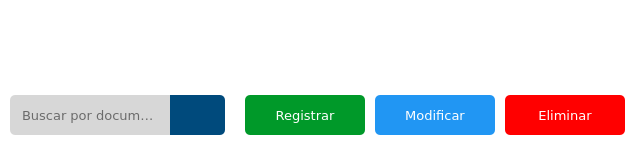
                  <widget class="QFrame" name="frameArriba">
                   <property name="minimumSize">
                    <size>
                     <width>0</width>
                     <height>150</height>
                    </size>
                   </property>
                   <property name="maximumSize">
                    <size>
                     <width>16777215</width>
                     <height>150</height>
                    </size>
                   </property>
                   <property name="frameShape">
                    <enum>QFrame::NoFrame</enum>
                   </property>
                   <property name="frameShadow">
                    <enum>QFrame::Raised</enum>
                   </property>
                   <layout class="QVBoxLayout" name="verticalLayout_8">
                    <property name="spacing">
                     <number>0</number>
                    </property>
                    <property name="leftMargin">
                     <number>0</number>
                    </property>
                    <property name="topMargin">
                     <number>0</number>
                    </property>
                    <property name="rightMargin">
                     <number>0</number>
                    </property>
                    <property name="bottomMargin">
                     <number>0</number>
                    </property>
                    <item>
                     <widget class="QFrame" name="frameCinco">
                      <property name="minimumSize">
                       <size>
                        <width>0</width>
                        <height>80</height>
                       </size>
                      </property>
                      <property name="maximumSize">
                       <size>
                        <width>16777215</width>
                        <height>80</height>
                       </size>
                      </property>
                      <property name="styleSheet">
                       <string notr="true">QFrame{
	background-color: #fff;
}</string>
                      </property>
                      <property name="frameShape">
                       <enum>QFrame::NoFrame</enum>
                      </property>
                      <property name="frameShadow">
                       <enum>QFrame::Raised</enum>
                      </property>
                      <layout class="QVBoxLayout" name="verticalLayout_9">
                       <property name="spacing">
                        <number>0</number>
                       </property>
                       <property name="leftMargin">
                        <number>0</number>
                       </property>
                       <property name="topMargin">
                        <number>0</number>
                       </property>
                       <property name="rightMargin">
                        <number>0</number>
                       </property>
                       <property name="bottomMargin">
                        <number>0</number>
                       </property>
                       <item>
                        <widget class="QLabel" name="imgTituloClientes">
                         <property name="font">
                          <font>
                           <family>Verdana</family>
                           <pointsize>20</pointsize>
                          </font>
                         </property>
                         <property name="text">
                          <string/>
                         </property>
                         <property name="pixmap">
                          <pixmap>../Imagenes/cliente.png</pixmap>
                         </property>
                         <property name="scaledContents">
                          <bool>false</bool>
                         </property>
                         <property name="alignment">
                          <set>Qt::AlignCenter</set>
                         </property>
                        </widget>
                       </item>
                      </layout>
                     </widget>
                    </item>
                    <item>
                     <widget class="QFrame" name="frameSeis">
                      <property name="styleSheet">
                       <string notr="true">QFrame{
	background-color: #fff;
}</string>
                      </property>
                      <property name="frameShape">
                       <enum>QFrame::NoFrame</enum>
                      </property>
                      <property name="frameShadow">
                       <enum>QFrame::Raised</enum>
                      </property>
                      <layout class="QVBoxLayout" name="verticalLayout_10">
                       <property name="spacing">
                        <number>0</number>
                       </property>
                       <property name="leftMargin">
                        <number>0</number>
                       </property>
                       <property name="topMargin">
                        <number>0</number>
                       </property>
                       <property name="rightMargin">
                        <number>0</number>
                       </property>
                       <property name="bottomMargin">
                        <number>0</number>
                       </property>
                       <item>
                        <layout class="QHBoxLayout" name="layoutUno">
                         <property name="spacing">
                          <number>0</number>
                         </property>
                         <item>
                          <layout class="QHBoxLayout" name="layoutUnoUno">
                           <property name="spacing">
                            <number>0</number>
                           </property>
                           <property name="leftMargin">
                            <number>10</number>
                           </property>
                           <property name="rightMargin">
                            <number>10</number>
                           </property>
                           <item>
                            <widget class="QLineEdit" name="txtBuscarCliente">
                             <property name="minimumSize">
                              <size>
                               <width>0</width>
                               <height>40</height>
                              </size>
                             </property>
                             <property name="maximumSize">
                              <size>
                               <width>16777215</width>
                               <height>40</height>
                              </size>
                             </property>
                             <property name="font">
                              <font>
                               <family>Verdana</family>
                               <pointsize>10</pointsize>
                              </font>
                             </property>
                             <property name="focusPolicy">
                              <enum>Qt::ClickFocus</enum>
                             </property>
                             <property name="styleSheet">
                              <string notr="true">QLineEdit{
	background-color: #d7d7d7;
	border: none;
	border-top-left-radius: 5px;
	border-bottom-left-radius: 5px;
	padding: 10px;
}
QLineEdit:focus {
	border: 2px solid rgb(91, 101, 124);
}</string>
                             </property>
                             <property name="maxLength">
                              <number>12</number>
                             </property>
                             <property name="placeholderText">
                              <string>Buscar por documento..</string>
                             </property>
                             <property name="clearButtonEnabled">
                              <bool>true</bool>
                             </property>
                            </widget>
                           </item>
                           <item>
                            <widget class="QPushButton" name="btnBuscarCliente">
                             <property name="minimumSize">
                              <size>
                               <width>55</width>
                               <height>40</height>
                              </size>
                             </property>
                             <property name="maximumSize">
                              <size>
                               <width>55</width>
                               <height>40</height>
                              </size>
                             </property>
                             <property name="font">
                              <font>
                               <family>Verdana</family>
                               <pointsize>10</pointsize>
                              </font>
                             </property>
                             <property name="cursor">
                              <cursorShape>PointingHandCursor</cursorShape>
                             </property>
                             <property name="focusPolicy">
                              <enum>Qt::NoFocus</enum>
                             </property>
                             <property name="styleSheet">
                              <string notr="true">QPushButton{
	background-color: #004A7C;
	border:none;
	border-top-right-radius: 5px;
	border-bottom-right-radius: 5px;
	padding-left: 15px;
	padding-right: 15px;
}
QPushButton:hover{
	background-color: #003356;
}</string>
                             </property>
                             <property name="text">
                              <string/>
                             </property>
                             <property name="icon">
                              <iconset resource="../Iconos/Iconos.qrc">
                               <normaloff>:/Iconos/buscar.png</normaloff>:/Iconos/buscar.png</iconset>
                             </property>
                             <property name="iconSize">
                              <size>
                               <width>20</width>
                               <height>20</height>
                              </size>
                             </property>
                            </widget>
                           </item>
                          </layout>
                         </item>
                         <item>
                          <layout class="QHBoxLayout" name="layoutUnoDos">
                           <property name="spacing">
                            <number>10</number>
                           </property>
                           <property name="leftMargin">
                            <number>10</number>
                           </property>
                           <property name="rightMargin">
                            <number>10</number>
                           </property>
                           <item>
                            <widget class="QPushButton" name="btnRegistrarCliente">
                             <property name="minimumSize">
                              <size>
                               <width>120</width>
                               <height>40</height>
                              </size>
                             </property>
                             <property name="maximumSize">
                              <size>
                               <width>120</width>
                               <height>40</height>
                              </size>
                             </property>
                             <property name="font">
                              <font>
                               <family>Verdana</family>
                               <pointsize>10</pointsize>
                              </font>
                             </property>
                             <property name="cursor">
                              <cursorShape>PointingHandCursor</cursorShape>
                             </property>
                             <property name="focusPolicy">
                              <enum>Qt::NoFocus</enum>
                             </property>
                             <property name="styleSheet">
                              <string notr="true">QPushButton{
	background-color: #009929;
	border:none;
	border-radius: 5px;
	color:#fff;
	padding-left: 15px;
	padding-right: 15px;
}
QPushButton:hover{
	background-color: #005d16;
}</string>
                             </property>
                             <property name="text">
                              <string>Registrar</string>
                             </property>
                             <property name="icon">
                              <iconset resource="../Iconos/Iconos.qrc">
                               <normaloff>:/Iconos/agregar.png</normaloff>:/Iconos/agregar.png</iconset>
                             </property>
                             <property name="iconSize">
                              <size>
                               <width>20</width>
                               <height>20</height>
                              </size>
                             </property>
                            </widget>
                           </item>
                           <item>
                            <widget class="QPushButton" name="btnModificarCliente">
                             <property name="minimumSize">
                              <size>
                               <width>120</width>
                               <height>40</height>
                              </size>
                             </property>
                             <property name="maximumSize">
                              <size>
                               <width>120</width>
                               <height>40</height>
                              </size>
                             </property>
                             <property name="font">
                              <font>
                               <family>Verdana</family>
                               <pointsize>10</pointsize>
                              </font>
                             </property>
                             <property name="cursor">
                              <cursorShape>PointingHandCursor</cursorShape>
                             </property>
                             <property name="focusPolicy">
                              <enum>Qt::NoFocus</enum>
                             </property>
                             <property name="styleSheet">
                              <string notr="true">QPushButton{
	background-color: #2196f3;
	border:none;
	border-radius: 5px;
	color:#fff;
	padding-left: 15px;
	padding-right: 15px;
}
QPushButton:hover{
	background-color: #155db1;
}
</string>
                             </property>
                             <property name="text">
                              <string>Modificar</string>
                             </property>
                             <property name="icon">
                              <iconset resource="../Iconos/Iconos.qrc">
                               <normaloff>:/Iconos/modificar.png</normaloff>:/Iconos/modificar.png</iconset>
                             </property>
                             <property name="iconSize">
                              <size>
                               <width>20</width>
                               <height>20</height>
                              </size>
                             </property>
                            </widget>
                           </item>
                           <item>
                            <widget class="QPushButton" name="btnEliminarCliente">
                             <property name="minimumSize">
                              <size>
                               <width>120</width>
                               <height>40</height>
                              </size>
                             </property>
                             <property name="maximumSize">
                              <size>
                               <width>120</width>
                               <height>40</height>
                              </size>
                             </property>
                             <property name="font">
                              <font>
                               <family>Verdana</family>
                               <pointsize>10</pointsize>
                              </font>
                             </property>
                             <property name="cursor">
                              <cursorShape>PointingHandCursor</cursorShape>
                             </property>
                             <property name="focusPolicy">
                              <enum>Qt::NoFocus</enum>
                             </property>
                             <property name="styleSheet">
                              <string notr="true">QPushButton{
	background-color: #ff0000;
	border:none;
	border-radius: 5px;
	color:#fff;
	padding-left: 15px;
	padding-right: 15px;
}
QPushButton:hover{
	background-color: #b10005;
}</string>
                             </property>
                             <property name="text">
                              <string>Eliminar</string>
                             </property>
                             <property name="icon">
                              <iconset resource="../Iconos/Iconos.qrc">
                               <normaloff>:/Iconos/eliminar.png</normaloff>:/Iconos/eliminar.png</iconset>
                             </property>
                             <property name="iconSize">
                              <size>
                               <width>20</width>
                               <height>20</height>
                              </size>
                             </property>
                            </widget>
                           </item>
                          </layout>
                         </item>
                        </layout>
                       </item>
                      </layout>
                     </widget>
                    </item>
                   </layout>
                  </widget>
